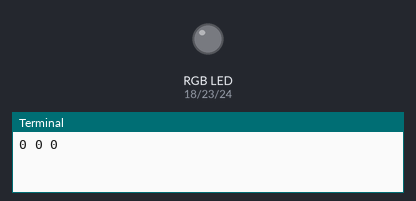
Recording of a program running on a simulated Raspberry Pi (BCM pin numbers). Shown: an RGB LED mixed from three pins (HIGH = lit), the last lines printed to the terminal.

Above: at 0.2 s.
At 1.2 s:
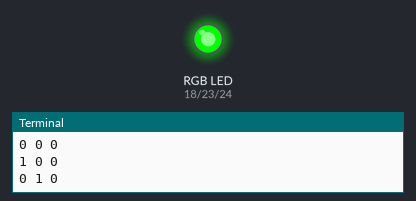
At 1.7 s:
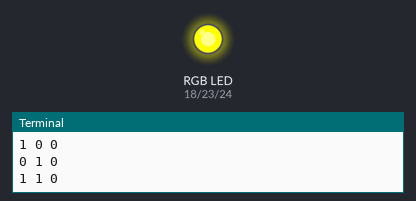
At 2.7 s:
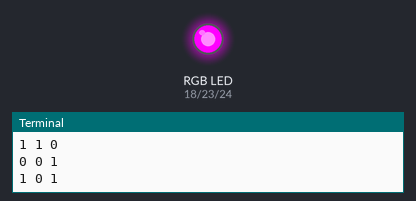
At 3.7 s:
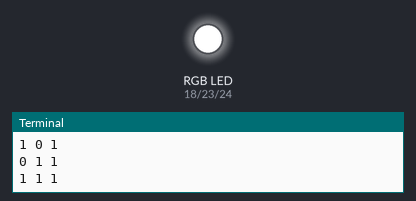
At 5.2 s:
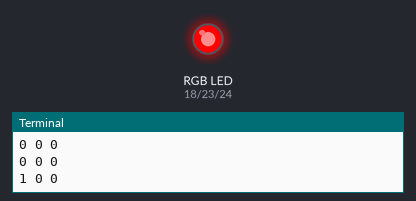
Timing chart, 0 to 5.9 s (numbered marks = the images above):
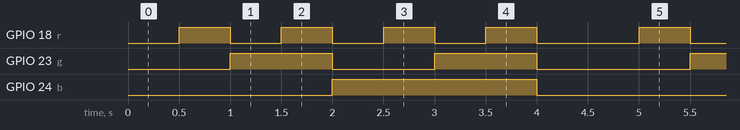

Measured:
- by itself, GPIO 18 (r): repeats every 4.5 s: 3 × (LOW 0.50 s, HIGH 0.50 s), LOW 1.0 s, HIGH 0.50 s
- by itself, GPIO 23 (g): repeats every 4.5 s: LOW 1.0 s, HIGH 1.0 s, LOW 1.5 s, HIGH 1.0 s
- by itself, GPIO 24 (b): alternates HIGH for 2.0 s and LOW for 2.5 s

The program:

RGB_LED_test.py
```python
import sys, traceback
import time
import RPi.GPIO as GPIO

pins = {'r' : 18, 'g': 23, 'b' : 24}
state = 0

if __name__ == "__main__":

	GPIO.setmode(GPIO.BCM)
	GPIO.setwarnings(False)

	GPIO.setup(pins['r'], GPIO.OUT)
	GPIO.setup(pins['g'], GPIO.OUT)
	GPIO.setup(pins['b'], GPIO.OUT)

	try:
		while True:
			r = state%2;
			g = (state>>1)%2
			b = (state>>2)%2
			print r, g, b
			GPIO.output(pins['r'], r)
			GPIO.output(pins['g'], g)
			GPIO.output(pins['b'], b)

			if state is 8:
				state = 0
			else:
				state += 1
			time.sleep(0.5)
	except KeyboardInterrupt:
		print "Exiting"
	except Exception:
		traceback.print_exc(file=sys.stdout)

	GPIO.cleanup()
	print "Done"
	sys.exit(0)
```
